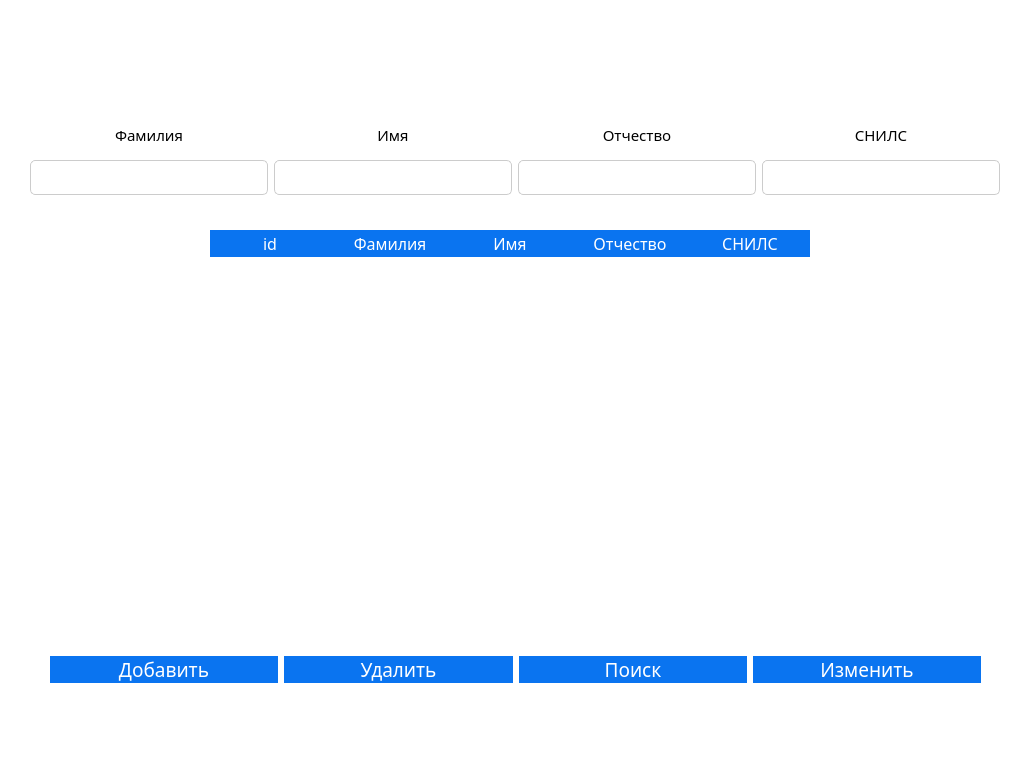
<?xml version="1.0" encoding="UTF-8"?>
<ui version="4.0">
 <class>MainWindow</class>
 <widget class="QMainWindow" name="MainWindow">
  <property name="geometry">
   <rect>
    <x>0</x>
    <y>0</y>
    <width>1029</width>
    <height>771</height>
   </rect>
  </property>
  <property name="windowTitle">
   <string>MainWindow</string>
  </property>
  <property name="styleSheet">
   <string notr="true">background-color: white;</string>
  </property>
  <widget class="QWidget" name="centralwidget">
   <widget class="QTableWidget" name="tableWidget">
    <property name="geometry">
     <rect>
      <x>210</x>
      <y>230</y>
      <width>781</width>
      <height>371</height>
     </rect>
    </property>
    <property name="font">
     <font>
      <family>Comfortaa</family>
      <pointsize>11</pointsize>
     </font>
    </property>
    <property name="styleSheet">
     <string notr="true">QHeaderView::section { 
 background-color: rgba(10, 116, 240, 255);
 color: white;
 border:none; 
}


QTableWidget 
{
 color: black;
 border:none; 
}


QTableWidget::item::selected
{
 color: black; 
 background-color: rgba(10, 116, 240, 120);
}



QScrollBar::handle:vertical
{
 Background: rgba(10, 116, 240, 160);
 Border: 0px solid grey;
 Border-radius: 3px; 
 Width: 8px;
}


</string>
    </property>
    <attribute name="horizontalHeaderCascadingSectionResizes">
     <bool>false</bool>
    </attribute>
    <attribute name="horizontalHeaderDefaultSectionSize">
     <number>120</number>
    </attribute>
    <attribute name="horizontalHeaderHighlightSections">
     <bool>true</bool>
    </attribute>
    <attribute name="horizontalHeaderMinimumSectionSize">
     <number>60</number>
    </attribute>
    <attribute name="horizontalHeaderShowSortIndicator" stdset="0">
     <bool>true</bool>
    </attribute>
    <column>
     <property name="text">
      <string>id</string>
     </property>
     <property name="font">
      <font>
       <family>Comfortaa</family>
       <pointsize>12</pointsize>
       <strikeout>false</strikeout>
       <kerning>false</kerning>
      </font>
     </property>
    </column>
    <column>
     <property name="text">
      <string>Фамилия</string>
     </property>
     <property name="font">
      <font>
       <family>Comfortaa</family>
       <pointsize>12</pointsize>
      </font>
     </property>
    </column>
    <column>
     <property name="text">
      <string>Имя</string>
     </property>
     <property name="font">
      <font>
       <family>Comfortaa</family>
       <pointsize>12</pointsize>
      </font>
     </property>
    </column>
    <column>
     <property name="text">
      <string>Отчество</string>
     </property>
     <property name="font">
      <font>
       <family>Comfortaa</family>
       <pointsize>12</pointsize>
      </font>
     </property>
    </column>
    <column>
     <property name="text">
      <string>СНИЛС</string>
     </property>
     <property name="font">
      <font>
       <family>Comfortaa</family>
       <pointsize>12</pointsize>
      </font>
     </property>
    </column>
   </widget>
   <widget class="QWidget" name="layoutWidget">
    <property name="geometry">
     <rect>
      <x>30</x>
      <y>120</y>
      <width>970</width>
      <height>100</height>
     </rect>
    </property>
    <layout class="QHBoxLayout" name="horizontalLayout">
     <property name="bottomMargin">
      <number>20</number>
     </property>
     <item>
      <layout class="QVBoxLayout" name="verticalLayout">
       <property name="spacing">
        <number>10</number>
       </property>
       <property name="bottomMargin">
        <number>5</number>
       </property>
       <item>
        <widget class="QLabel" name="label">
         <property name="font">
          <font>
           <family>Comfortaa</family>
           <pointsize>11</pointsize>
          </font>
         </property>
         <property name="text">
          <string>Фамилия</string>
         </property>
         <property name="alignment">
          <set>Qt::AlignCenter</set>
         </property>
        </widget>
       </item>
       <item>
        <widget class="QLineEdit" name="lineEdit">
         <property name="minimumSize">
          <size>
           <width>170</width>
           <height>34</height>
          </size>
         </property>
         <property name="maximumSize">
          <size>
           <width>16777215</width>
           <height>40</height>
          </size>
         </property>
         <property name="font">
          <font>
           <family>Comfortaa</family>
           <pointsize>14</pointsize>
          </font>
         </property>
         <property name="styleSheet">
          <string notr="true">QLineEdit {
    border: 1px solid #ccc;
    border-radius: 8px;
    padding: 2px;
    background-color: white;
}

QLineEdit:hover {
    border: 1px solid #0A74F0; /* Измените цвет рамки при наведении, если нужно */
}

QLineEdit:focus {
    border: 1px solid #0A74F0; /* Измените цвет рамки при фокусе, если нужно */
}

QLineEdit {
    background-color: white;
}

QLineEdit::hover {
    border: 1px solid #0A74F0; /* Измените цвет рамки при наведении, если нужно */
}

QLineEdit::focus {
    border: 1px solid #0A74F0; /* Измените цвет рамки при фокусе, если нужно */
}

QLineEdit {
    border: 1px solid #ccc;
    border-radius: 5px;
    padding: 2px;
    background-color: white;
    box-shadow: 2px 2px 5px #0A74F0;
}
</string>
         </property>
         <property name="alignment">
          <set>Qt::AlignCenter</set>
         </property>
        </widget>
       </item>
      </layout>
     </item>
     <item>
      <layout class="QVBoxLayout" name="verticalLayout_2">
       <property name="spacing">
        <number>10</number>
       </property>
       <property name="bottomMargin">
        <number>5</number>
       </property>
       <item>
        <widget class="QLabel" name="label_2">
         <property name="font">
          <font>
           <family>Comfortaa</family>
           <pointsize>11</pointsize>
          </font>
         </property>
         <property name="text">
          <string>Имя</string>
         </property>
         <property name="alignment">
          <set>Qt::AlignCenter</set>
         </property>
        </widget>
       </item>
       <item>
        <widget class="QLineEdit" name="lineEdit_2">
         <property name="minimumSize">
          <size>
           <width>170</width>
           <height>34</height>
          </size>
         </property>
         <property name="maximumSize">
          <size>
           <width>16777215</width>
           <height>40</height>
          </size>
         </property>
         <property name="font">
          <font>
           <family>Comfortaa</family>
           <pointsize>14</pointsize>
          </font>
         </property>
         <property name="styleSheet">
          <string notr="true">QLineEdit {
    border: 1px solid #ccc;
    border-radius: 8px;
    padding: 2px;
    background-color: white;
}

QLineEdit:hover {
    border: 1px solid #0A74F0; /* Измените цвет рамки при наведении, если нужно */
}

QLineEdit:focus {
    border: 1px solid #0A74F0; /* Измените цвет рамки при фокусе, если нужно */
}

QLineEdit {
    background-color: white;
}

QLineEdit::hover {
    border: 1px solid #0A74F0; /* Измените цвет рамки при наведении, если нужно */
}

QLineEdit::focus {
    border: 1px solid #0A74F0; /* Измените цвет рамки при фокусе, если нужно */
}

QLineEdit {
    border: 1px solid #ccc;
    border-radius: 5px;
    padding: 2px;
    background-color: white;
    box-shadow: 2px 2px 5px #0A74F0;
}
</string>
         </property>
         <property name="alignment">
          <set>Qt::AlignCenter</set>
         </property>
        </widget>
       </item>
      </layout>
     </item>
     <item>
      <layout class="QVBoxLayout" name="verticalLayout_3">
       <property name="spacing">
        <number>10</number>
       </property>
       <property name="bottomMargin">
        <number>5</number>
       </property>
       <item>
        <widget class="QLabel" name="label_3">
         <property name="font">
          <font>
           <family>Comfortaa</family>
           <pointsize>11</pointsize>
          </font>
         </property>
         <property name="text">
          <string>Отчество</string>
         </property>
         <property name="alignment">
          <set>Qt::AlignCenter</set>
         </property>
        </widget>
       </item>
       <item>
        <widget class="QLineEdit" name="lineEdit_3">
         <property name="minimumSize">
          <size>
           <width>170</width>
           <height>34</height>
          </size>
         </property>
         <property name="font">
          <font>
           <family>Comfortaa</family>
           <pointsize>14</pointsize>
          </font>
         </property>
         <property name="styleSheet">
          <string notr="true">QLineEdit {
    border: 1px solid #ccc;
    border-radius: 8px;
    padding: 2px;
    background-color: white;
}

QLineEdit:hover {
    border: 1px solid #0A74F0; /* Измените цвет рамки при наведении, если нужно */
}

QLineEdit:focus {
    border: 1px solid #0A74F0; /* Измените цвет рамки при фокусе, если нужно */
}

QLineEdit {
    background-color: white;
}

QLineEdit::hover {
    border: 1px solid #0A74F0; /* Измените цвет рамки при наведении, если нужно */
}

QLineEdit::focus {
    border: 1px solid #0A74F0; /* Измените цвет рамки при фокусе, если нужно */
}

QLineEdit {
    border: 1px solid #ccc;
    border-radius: 5px;
    padding: 2px;
    background-color: white;
    box-shadow: 2px 2px 5px #0A74F0;
}
</string>
         </property>
         <property name="alignment">
          <set>Qt::AlignCenter</set>
         </property>
        </widget>
       </item>
      </layout>
     </item>
     <item>
      <layout class="QVBoxLayout" name="verticalLayout_4">
       <property name="spacing">
        <number>10</number>
       </property>
       <property name="bottomMargin">
        <number>5</number>
       </property>
       <item>
        <widget class="QLabel" name="label_4">
         <property name="font">
          <font>
           <family>Comfortaa</family>
           <pointsize>11</pointsize>
          </font>
         </property>
         <property name="text">
          <string>СНИЛС</string>
         </property>
         <property name="alignment">
          <set>Qt::AlignCenter</set>
         </property>
        </widget>
       </item>
       <item>
        <widget class="QLineEdit" name="lineEdit_4">
         <property name="minimumSize">
          <size>
           <width>170</width>
           <height>34</height>
          </size>
         </property>
         <property name="font">
          <font>
           <family>Comfortaa</family>
           <pointsize>14</pointsize>
          </font>
         </property>
         <property name="styleSheet">
          <string notr="true">QLineEdit {
    border: 1px solid #ccc;
    border-radius: 8px;
    padding: 2px;
    background-color: white;
}

QLineEdit:hover {
    border: 1px solid #0A74F0; /* Измените цвет рамки при наведении, если нужно */
}

QLineEdit:focus {
    border: 1px solid #0A74F0; /* Измените цвет рамки при фокусе, если нужно */
}

QLineEdit {
    background-color: white;
}

QLineEdit::hover {
    border: 1px solid #0A74F0; /* Измените цвет рамки при наведении, если нужно */
}

QLineEdit::focus {
    border: 1px solid #0A74F0; /* Измените цвет рамки при фокусе, если нужно */
}

QLineEdit {
    border: 1px solid #ccc;
    border-radius: 5px;
    padding: 2px;
    background-color: white;
    box-shadow: 2px 2px 5px #0A74F0;
}
</string>
         </property>
         <property name="alignment">
          <set>Qt::AlignCenter</set>
         </property>
        </widget>
       </item>
      </layout>
     </item>
     <item>
      <layout class="QVBoxLayout" name="verticalLayout_5">
       <property name="spacing">
        <number>10</number>
       </property>
       <property name="leftMargin">
        <number>0</number>
       </property>
       <property name="bottomMargin">
        <number>5</number>
       </property>
      </layout>
     </item>
    </layout>
   </widget>
   <widget class="QWidget" name="horizontalLayoutWidget">
    <property name="geometry">
     <rect>
      <x>50</x>
      <y>630</y>
      <width>931</width>
      <height>80</height>
     </rect>
    </property>
    <layout class="QHBoxLayout" name="horizontalLayout_2">
     <item>
      <widget class="QPushButton" name="add_button">
       <property name="font">
        <font>
         <family>Comfortaa</family>
         <pointsize>14</pointsize>
        </font>
       </property>
       <property name="styleSheet">
        <string notr="true">QPushButton {
background-color: #0A74F0;
color: white; 
border-radius: 14px;

}

QPushButton:hover {
background-color: #0559F0;
}

QPushButton:pressed {
background-color: #0559F0;
}</string>
       </property>
       <property name="text">
        <string>Добавить</string>
       </property>
      </widget>
     </item>
     <item>
      <widget class="QPushButton" name="delete_button">
       <property name="font">
        <font>
         <family>Comfortaa</family>
         <pointsize>14</pointsize>
        </font>
       </property>
       <property name="styleSheet">
        <string notr="true">QPushButton {
background-color: #0A74F0;
color: white; 
border-radius: 14px;

}

QPushButton:hover {
background-color: #0559F0;
}

QPushButton:pressed {
background-color: #0559F0;
}</string>
       </property>
       <property name="text">
        <string>Удалить</string>
       </property>
      </widget>
     </item>
     <item>
      <widget class="QPushButton" name="search_buttoin">
       <property name="font">
        <font>
         <family>Comfortaa</family>
         <pointsize>14</pointsize>
        </font>
       </property>
       <property name="styleSheet">
        <string notr="true">QPushButton {
background-color: #0A74F0;
color: white; 
border-radius: 14px;

}

QPushButton:hover {
background-color: #0559F0;
}

QPushButton:pressed {
background-color: #0559F0;
}</string>
       </property>
       <property name="text">
        <string>Поиск</string>
       </property>
      </widget>
     </item>
     <item>
      <widget class="QPushButton" name="update_button">
       <property name="font">
        <font>
         <family>Comfortaa</family>
         <pointsize>14</pointsize>
        </font>
       </property>
       <property name="styleSheet">
        <string notr="true">QPushButton {
background-color: #0A74F0;
color: white; 
border-radius: 14px;

}

QPushButton:hover {
background-color: #0559F0;
}

QPushButton:pressed {
background-color: #0559F0;
}</string>
       </property>
       <property name="text">
        <string>Изменить</string>
       </property>
      </widget>
     </item>
    </layout>
   </widget>
  </widget>
 </widget>
 <resources/>
 <connections/>
</ui>
